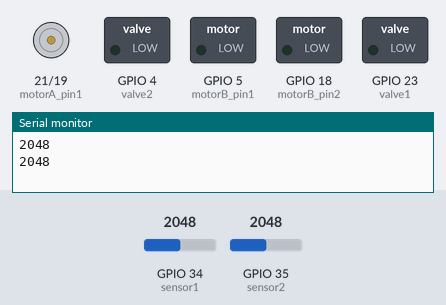
Simulated run of this sketch. Board: ESP32. Shown: motor-driver pin pairs drawn as motors (green arrow = first pin HIGH = forward, orange = second pin HIGH = backward, longer = more drive), switched loads named in the sketch (green lamp = pin HIGH), the last lines printed to the serial monitor. The inputs (shaded band) are chosen by the test bench; at power-on: GPIO 34 (sensor1) = 2048, GPIO 35 (sensor2) = 2048.

Above: at 6.8 s.
6.9 s: GPIO 34 (sensor1) set to 550
13.6 s: GPIO 34 (sensor1) set to 461
At 18.6 s:
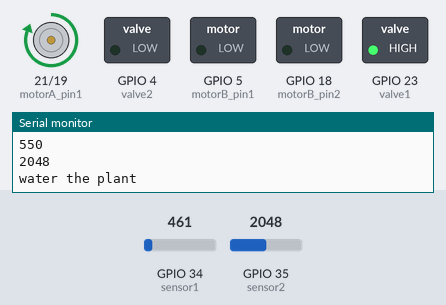
21.5 s: GPIO 35 (sensor2) set to 521
29.2 s: GPIO 35 (sensor2) set to 475
At 37.2 s:
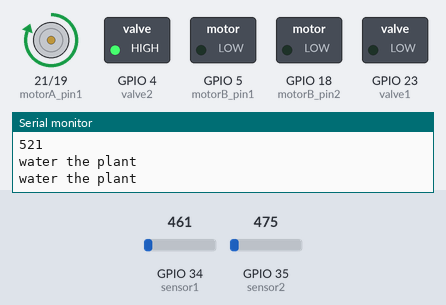
39.5 s: GPIO 35 (sensor2) set to 540
At 44.4 s:
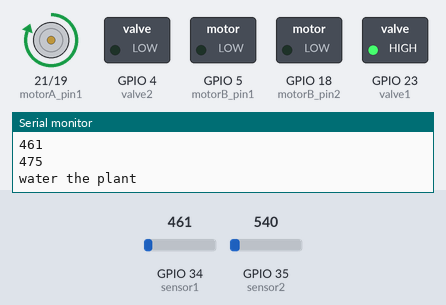
46.2 s: GPIO 35 (sensor2) set to 491
At 54.5 s:
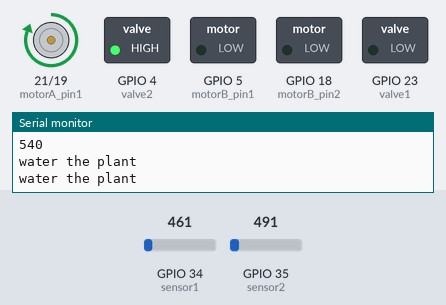
Timing chart, 0 to 57.5 s (numbered marks = the images above; inputs shaded):
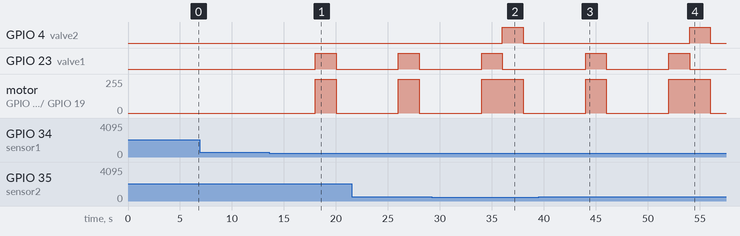

The sketch:

EEX-ProjectReport.ino
```cpp
#include <WiFi.h>
#include <WiFiClient.h>

#define motorA_pin1 21  // 1st pin //motor A
#define motorA_pin2 19
#define motorB_pin1 5  // 1st pin //motor B
#define motorB_pin2 18
#define sensor1 34
#define sensor2 35
#define valve1 23
#define valve2 4
int threshold = 500;

char ssid[] = "Xiaomi 11 Lite 5G NE";
char pass[] = "blablabla";

void setup() {
  pinMode(motorA_pin1, OUTPUT);
  pinMode(motorA_pin2, OUTPUT);
  pinMode(motorB_pin1, OUTPUT);
  pinMode(motorB_pin2, OUTPUT);
  pinMode(sensor1, INPUT);
  pinMode(sensor2, INPUT);
  pinMode(valve1, OUTPUT);
  pinMode(valve2, OUTPUT);
  Serial.begin(9600);
  digitalWrite(motorB_pin1, LOW);
  digitalWrite(motorB_pin2, LOW);
  digitalWrite(motorA_pin1, LOW);
  digitalWrite(motorA_pin2, LOW);
  digitalWrite(valve1, LOW);
  digitalWrite(valve2, LOW);
}

void runB() {
  digitalWrite(motorB_pin1, HIGH);
  digitalWrite(motorB_pin2, LOW);
}

void runA(){
  digitalWrite(motorA_pin1, HIGH);
  digitalWrite(motorA_pin2, LOW);
}

void stop() {
  digitalWrite(motorA_pin1, LOW);
  digitalWrite(motorA_pin2, LOW);
  digitalWrite(motorB_pin1, LOW);
  digitalWrite(motorB_pin2, LOW);
}

void loop() {
  int moisture_value1 = analogRead(sensor1);
  int moisture_value2 = analogRead(sensor2);

  if(moisture_value1 < threshold) //plant1
  {
    Serial.println("water the plant");
    digitalWrite(valve1, HIGH); //open valve
    runA();
    delay(2000);
    digitalWrite(valve1, LOW);
    stop();
  }
  if(moisture_value2 < threshold) //plant2
  {
    Serial.println("water the plant");
    digitalWrite(valve2, HIGH);// open valve
    runA();
    delay(2000);
    digitalWrite(valve2, LOW);
    stop();
  }
  delay(3000);
  Serial.println(moisture_value1);
  Serial.println(moisture_value2);
  delay(3000);
}
```

Measured:
- the behaviour switches between 500 and 499 on GPIO 34 (sensor1) (found by bisection; images 0 and 1)
- the behaviour switches between 500 and 499 on GPIO 35 (sensor2) (found by bisection; images 1 and 2)
- after the input at 13.6 s, GPIO 23 (valve1): LOW → HIGH after 4.4 s, → LOW 2.0 s later; motor on GPIO 21 (motorA_pin1) / GPIO 19 (motorA_pin2): stopped → forward 255/255 after 4.4 s, → stopped 2.0 s later
- after the input at 29.2 s, GPIO 4 (valve2): LOW → HIGH after 6.8 s, → LOW 2.0 s later
- after the input at 39.5 s, GPIO 4 (valve2): stays LOW (without the input it goes to HIGH after 6.5 s)
- after the input at 46.2 s, GPIO 4 (valve2): LOW → HIGH after 7.8 s, → LOW 2.0 s later
